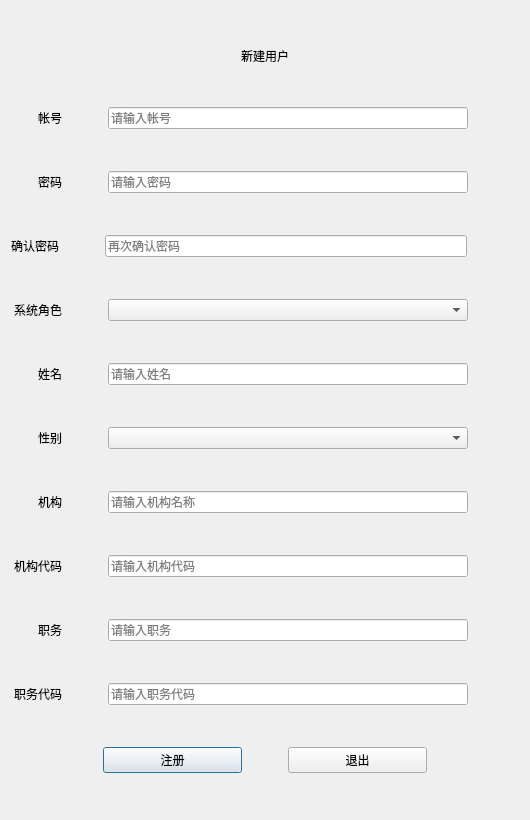
<?xml version="1.0" encoding="UTF-8"?>
<ui version="4.0">
 <class>registe</class>
 <widget class="QDialog" name="registe">
  <property name="geometry">
   <rect>
    <x>0</x>
    <y>0</y>
    <width>530</width>
    <height>820</height>
   </rect>
  </property>
  <property name="windowTitle">
   <string>新建用户</string>
  </property>
  <layout class="QVBoxLayout" name="verticalLayout">
   <item>
    <widget class="QLabel" name="title">
     <property name="sizePolicy">
      <sizepolicy hsizetype="Preferred" vsizetype="Fixed">
       <horstretch>0</horstretch>
       <verstretch>0</verstretch>
      </sizepolicy>
     </property>
     <property name="styleSheet">
      <string notr="true">font: 57 26pt &quot;文泉驿点阵正黑&quot;;</string>
     </property>
     <property name="text">
      <string>新建用户</string>
     </property>
     <property name="alignment">
      <set>Qt::AlignCenter</set>
     </property>
    </widget>
   </item>
   <item>
    <layout class="QHBoxLayout" name="horizontalLayout" stretch="1,0,7,1">
     <item>
      <widget class="QLabel" name="user_name">
       <property name="sizePolicy">
        <sizepolicy hsizetype="Minimum" vsizetype="Preferred">
         <horstretch>0</horstretch>
         <verstretch>0</verstretch>
        </sizepolicy>
       </property>
       <property name="text">
        <string>帐号</string>
       </property>
       <property name="alignment">
        <set>Qt::AlignRight|Qt::AlignTrailing|Qt::AlignVCenter</set>
       </property>
      </widget>
     </item>
     <item>
      <spacer name="horizontalSpacer_7">
       <property name="orientation">
        <enum>Qt::Horizontal</enum>
       </property>
       <property name="sizeHint" stdset="0">
        <size>
         <width>40</width>
         <height>20</height>
        </size>
       </property>
      </spacer>
     </item>
     <item>
      <widget class="QLineEdit" name="le_usernum">
       <property name="placeholderText">
        <string>请输入帐号</string>
       </property>
      </widget>
     </item>
     <item>
      <spacer name="horizontalSpacer">
       <property name="orientation">
        <enum>Qt::Horizontal</enum>
       </property>
       <property name="sizeHint" stdset="0">
        <size>
         <width>40</width>
         <height>20</height>
        </size>
       </property>
      </spacer>
     </item>
    </layout>
   </item>
   <item>
    <layout class="QHBoxLayout" name="horizontalLayout_2" stretch="1,0,7,1">
     <item>
      <widget class="QLabel" name="pwd">
       <property name="sizePolicy">
        <sizepolicy hsizetype="Minimum" vsizetype="Preferred">
         <horstretch>0</horstretch>
         <verstretch>0</verstretch>
        </sizepolicy>
       </property>
       <property name="text">
        <string>密码</string>
       </property>
       <property name="alignment">
        <set>Qt::AlignRight|Qt::AlignTrailing|Qt::AlignVCenter</set>
       </property>
      </widget>
     </item>
     <item>
      <spacer name="horizontalSpacer_8">
       <property name="orientation">
        <enum>Qt::Horizontal</enum>
       </property>
       <property name="sizeHint" stdset="0">
        <size>
         <width>40</width>
         <height>20</height>
        </size>
       </property>
      </spacer>
     </item>
     <item>
      <widget class="QLineEdit" name="le_pwd">
       <property name="echoMode">
        <enum>QLineEdit::Password</enum>
       </property>
       <property name="placeholderText">
        <string>请输入密码</string>
       </property>
      </widget>
     </item>
     <item>
      <spacer name="horizontalSpacer_2">
       <property name="orientation">
        <enum>Qt::Horizontal</enum>
       </property>
       <property name="sizeHint" stdset="0">
        <size>
         <width>40</width>
         <height>20</height>
        </size>
       </property>
      </spacer>
     </item>
    </layout>
   </item>
   <item>
    <layout class="QHBoxLayout" name="horizontalLayout_3" stretch="1,0,7,1">
     <item>
      <widget class="QLabel" name="sure_pwd">
       <property name="sizePolicy">
        <sizepolicy hsizetype="Fixed" vsizetype="Preferred">
         <horstretch>0</horstretch>
         <verstretch>0</verstretch>
        </sizepolicy>
       </property>
       <property name="text">
        <string>确认密码</string>
       </property>
       <property name="alignment">
        <set>Qt::AlignRight|Qt::AlignTrailing|Qt::AlignVCenter</set>
       </property>
      </widget>
     </item>
     <item>
      <spacer name="horizontalSpacer_9">
       <property name="orientation">
        <enum>Qt::Horizontal</enum>
       </property>
       <property name="sizeHint" stdset="0">
        <size>
         <width>40</width>
         <height>20</height>
        </size>
       </property>
      </spacer>
     </item>
     <item>
      <widget class="QLineEdit" name="le_surepwd">
       <property name="echoMode">
        <enum>QLineEdit::Password</enum>
       </property>
       <property name="placeholderText">
        <string>再次确认密码</string>
       </property>
      </widget>
     </item>
     <item>
      <spacer name="horizontalSpacer_3">
       <property name="orientation">
        <enum>Qt::Horizontal</enum>
       </property>
       <property name="sizeHint" stdset="0">
        <size>
         <width>40</width>
         <height>20</height>
        </size>
       </property>
      </spacer>
     </item>
    </layout>
   </item>
   <item>
    <layout class="QHBoxLayout" name="horizontalLayout_4" stretch="1,0,7,1">
     <item>
      <widget class="QLabel" name="lb_system_role">
       <property name="sizePolicy">
        <sizepolicy hsizetype="Minimum" vsizetype="Preferred">
         <horstretch>0</horstretch>
         <verstretch>0</verstretch>
        </sizepolicy>
       </property>
       <property name="text">
        <string>系统角色</string>
       </property>
       <property name="alignment">
        <set>Qt::AlignRight|Qt::AlignTrailing|Qt::AlignVCenter</set>
       </property>
      </widget>
     </item>
     <item>
      <spacer name="horizontalSpacer_10">
       <property name="orientation">
        <enum>Qt::Horizontal</enum>
       </property>
       <property name="sizeHint" stdset="0">
        <size>
         <width>40</width>
         <height>20</height>
        </size>
       </property>
      </spacer>
     </item>
     <item>
      <widget class="QComboBox" name="cbb_system_role">
       <item>
        <property name="text">
         <string/>
        </property>
       </item>
       <item>
        <property name="text">
         <string>教练员</string>
        </property>
       </item>
       <item>
        <property name="text">
         <string>受训者</string>
        </property>
       </item>
       <item>
        <property name="text">
         <string>系统管理员</string>
        </property>
       </item>
      </widget>
     </item>
     <item>
      <spacer name="horizontalSpacer_4">
       <property name="orientation">
        <enum>Qt::Horizontal</enum>
       </property>
       <property name="sizeHint" stdset="0">
        <size>
         <width>40</width>
         <height>20</height>
        </size>
       </property>
      </spacer>
     </item>
    </layout>
   </item>
   <item>
    <layout class="QHBoxLayout" name="horizontalLayout_5" stretch="1,0,7,1">
     <item>
      <widget class="QLabel" name="lb_username">
       <property name="sizePolicy">
        <sizepolicy hsizetype="Minimum" vsizetype="Preferred">
         <horstretch>0</horstretch>
         <verstretch>0</verstretch>
        </sizepolicy>
       </property>
       <property name="text">
        <string>姓名</string>
       </property>
       <property name="alignment">
        <set>Qt::AlignRight|Qt::AlignTrailing|Qt::AlignVCenter</set>
       </property>
      </widget>
     </item>
     <item>
      <spacer name="horizontalSpacer_18">
       <property name="orientation">
        <enum>Qt::Horizontal</enum>
       </property>
       <property name="sizeHint" stdset="0">
        <size>
         <width>40</width>
         <height>20</height>
        </size>
       </property>
      </spacer>
     </item>
     <item>
      <widget class="QLineEdit" name="le_username">
       <property name="placeholderText">
        <string>请输入姓名</string>
       </property>
      </widget>
     </item>
     <item>
      <spacer name="horizontalSpacer_5">
       <property name="orientation">
        <enum>Qt::Horizontal</enum>
       </property>
       <property name="sizeHint" stdset="0">
        <size>
         <width>40</width>
         <height>20</height>
        </size>
       </property>
      </spacer>
     </item>
    </layout>
   </item>
   <item>
    <layout class="QHBoxLayout" name="horizontalLayout_6" stretch="1,0,7,1">
     <item>
      <widget class="QLabel" name="lb_usersex">
       <property name="sizePolicy">
        <sizepolicy hsizetype="Minimum" vsizetype="Preferred">
         <horstretch>0</horstretch>
         <verstretch>0</verstretch>
        </sizepolicy>
       </property>
       <property name="text">
        <string>性别</string>
       </property>
       <property name="alignment">
        <set>Qt::AlignRight|Qt::AlignTrailing|Qt::AlignVCenter</set>
       </property>
      </widget>
     </item>
     <item>
      <spacer name="horizontalSpacer_19">
       <property name="orientation">
        <enum>Qt::Horizontal</enum>
       </property>
       <property name="sizeHint" stdset="0">
        <size>
         <width>40</width>
         <height>20</height>
        </size>
       </property>
      </spacer>
     </item>
     <item>
      <widget class="QComboBox" name="cbb_usersex">
       <item>
        <property name="text">
         <string/>
        </property>
       </item>
       <item>
        <property name="text">
         <string>男</string>
        </property>
       </item>
       <item>
        <property name="text">
         <string>女</string>
        </property>
       </item>
      </widget>
     </item>
     <item>
      <spacer name="horizontalSpacer_6">
       <property name="orientation">
        <enum>Qt::Horizontal</enum>
       </property>
       <property name="sizeHint" stdset="0">
        <size>
         <width>40</width>
         <height>20</height>
        </size>
       </property>
      </spacer>
     </item>
    </layout>
   </item>
   <item>
    <layout class="QHBoxLayout" name="horizontalLayout_7" stretch="1,0,7,1">
     <item>
      <widget class="QLabel" name="lb_organization">
       <property name="sizePolicy">
        <sizepolicy hsizetype="Minimum" vsizetype="Preferred">
         <horstretch>0</horstretch>
         <verstretch>0</verstretch>
        </sizepolicy>
       </property>
       <property name="text">
        <string>机构</string>
       </property>
       <property name="alignment">
        <set>Qt::AlignRight|Qt::AlignTrailing|Qt::AlignVCenter</set>
       </property>
      </widget>
     </item>
     <item>
      <spacer name="horizontalSpacer_20">
       <property name="orientation">
        <enum>Qt::Horizontal</enum>
       </property>
       <property name="sizeHint" stdset="0">
        <size>
         <width>40</width>
         <height>20</height>
        </size>
       </property>
      </spacer>
     </item>
     <item>
      <widget class="QLineEdit" name="le_organization">
       <property name="placeholderText">
        <string>请输入机构名称</string>
       </property>
      </widget>
     </item>
     <item>
      <spacer name="horizontalSpacer_17">
       <property name="orientation">
        <enum>Qt::Horizontal</enum>
       </property>
       <property name="sizeHint" stdset="0">
        <size>
         <width>40</width>
         <height>20</height>
        </size>
       </property>
      </spacer>
     </item>
    </layout>
   </item>
   <item>
    <layout class="QHBoxLayout" name="horizontalLayout_8" stretch="1,0,7,1">
     <item>
      <widget class="QLabel" name="lb_origanization_code">
       <property name="sizePolicy">
        <sizepolicy hsizetype="Minimum" vsizetype="Preferred">
         <horstretch>0</horstretch>
         <verstretch>0</verstretch>
        </sizepolicy>
       </property>
       <property name="text">
        <string>机构代码</string>
       </property>
       <property name="alignment">
        <set>Qt::AlignRight|Qt::AlignTrailing|Qt::AlignVCenter</set>
       </property>
      </widget>
     </item>
     <item>
      <spacer name="horizontalSpacer_21">
       <property name="orientation">
        <enum>Qt::Horizontal</enum>
       </property>
       <property name="sizeHint" stdset="0">
        <size>
         <width>40</width>
         <height>20</height>
        </size>
       </property>
      </spacer>
     </item>
     <item>
      <widget class="QLineEdit" name="le_origanization_code">
       <property name="placeholderText">
        <string>请输入机构代码</string>
       </property>
      </widget>
     </item>
     <item>
      <spacer name="horizontalSpacer_16">
       <property name="orientation">
        <enum>Qt::Horizontal</enum>
       </property>
       <property name="sizeHint" stdset="0">
        <size>
         <width>40</width>
         <height>20</height>
        </size>
       </property>
      </spacer>
     </item>
    </layout>
   </item>
   <item>
    <layout class="QHBoxLayout" name="horizontalLayout_9" stretch="1,0,7,1">
     <item>
      <widget class="QLabel" name="lb_duty">
       <property name="sizePolicy">
        <sizepolicy hsizetype="Minimum" vsizetype="Preferred">
         <horstretch>0</horstretch>
         <verstretch>0</verstretch>
        </sizepolicy>
       </property>
       <property name="text">
        <string>职务</string>
       </property>
       <property name="alignment">
        <set>Qt::AlignRight|Qt::AlignTrailing|Qt::AlignVCenter</set>
       </property>
      </widget>
     </item>
     <item>
      <spacer name="horizontalSpacer_22">
       <property name="orientation">
        <enum>Qt::Horizontal</enum>
       </property>
       <property name="sizeHint" stdset="0">
        <size>
         <width>40</width>
         <height>20</height>
        </size>
       </property>
      </spacer>
     </item>
     <item>
      <widget class="QLineEdit" name="le_duty">
       <property name="placeholderText">
        <string>请输入职务</string>
       </property>
      </widget>
     </item>
     <item>
      <spacer name="horizontalSpacer_15">
       <property name="orientation">
        <enum>Qt::Horizontal</enum>
       </property>
       <property name="sizeHint" stdset="0">
        <size>
         <width>40</width>
         <height>20</height>
        </size>
       </property>
      </spacer>
     </item>
    </layout>
   </item>
   <item>
    <layout class="QHBoxLayout" name="horizontalLayout_10" stretch="1,0,7,1">
     <item>
      <widget class="QLabel" name="lb_duty_code">
       <property name="sizePolicy">
        <sizepolicy hsizetype="Minimum" vsizetype="Preferred">
         <horstretch>0</horstretch>
         <verstretch>0</verstretch>
        </sizepolicy>
       </property>
       <property name="text">
        <string>职务代码</string>
       </property>
       <property name="alignment">
        <set>Qt::AlignRight|Qt::AlignTrailing|Qt::AlignVCenter</set>
       </property>
      </widget>
     </item>
     <item>
      <spacer name="horizontalSpacer_23">
       <property name="orientation">
        <enum>Qt::Horizontal</enum>
       </property>
       <property name="sizeHint" stdset="0">
        <size>
         <width>40</width>
         <height>20</height>
        </size>
       </property>
      </spacer>
     </item>
     <item>
      <widget class="QLineEdit" name="le_duty_code">
       <property name="placeholderText">
        <string>请输入职务代码</string>
       </property>
      </widget>
     </item>
     <item>
      <spacer name="horizontalSpacer_14">
       <property name="orientation">
        <enum>Qt::Horizontal</enum>
       </property>
       <property name="sizeHint" stdset="0">
        <size>
         <width>40</width>
         <height>20</height>
        </size>
       </property>
      </spacer>
     </item>
    </layout>
   </item>
   <item>
    <layout class="QHBoxLayout" name="horizontalLayout_11" stretch="2,3,0,3,2">
     <item>
      <spacer name="horizontalSpacer_11">
       <property name="orientation">
        <enum>Qt::Horizontal</enum>
       </property>
       <property name="sizeHint" stdset="0">
        <size>
         <width>40</width>
         <height>20</height>
        </size>
       </property>
      </spacer>
     </item>
     <item>
      <widget class="QPushButton" name="btn_registe">
       <property name="text">
        <string>注册</string>
       </property>
      </widget>
     </item>
     <item>
      <spacer name="horizontalSpacer_13">
       <property name="orientation">
        <enum>Qt::Horizontal</enum>
       </property>
       <property name="sizeHint" stdset="0">
        <size>
         <width>40</width>
         <height>20</height>
        </size>
       </property>
      </spacer>
     </item>
     <item>
      <widget class="QPushButton" name="btn_register_exit">
       <property name="text">
        <string>退出</string>
       </property>
      </widget>
     </item>
     <item>
      <spacer name="horizontalSpacer_12">
       <property name="orientation">
        <enum>Qt::Horizontal</enum>
       </property>
       <property name="sizeHint" stdset="0">
        <size>
         <width>40</width>
         <height>20</height>
        </size>
       </property>
      </spacer>
     </item>
    </layout>
   </item>
  </layout>
 </widget>
 <resources/>
 <connections/>
</ui>
